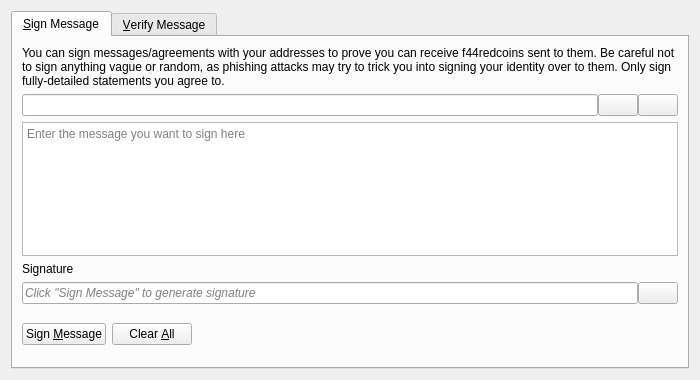
<?xml version="1.0" encoding="UTF-8"?>
<ui version="4.0">
 <class>SignVerifyMessageDialog</class>
 <widget class="QDialog" name="SignVerifyMessageDialog">
  <property name="geometry">
   <rect>
    <x>0</x>
    <y>0</y>
    <width>700</width>
    <height>380</height>
   </rect>
  </property>
  <property name="windowTitle">
   <string>Signatures - Sign / Verify a Message</string>
  </property>
  <property name="modal">
   <bool>true</bool>
  </property>
  <layout class="QVBoxLayout" name="verticalLayout">
   <item>
    <widget class="QTabWidget" name="tabWidget">
     <property name="currentIndex">
      <number>0</number>
     </property>
     <widget class="QWidget" name="tabSignMessage">
      <attribute name="title">
       <string>&amp;Sign Message</string>
      </attribute>
      <layout class="QVBoxLayout" name="verticalLayout_SM">
       <item>
        <widget class="QLabel" name="infoLabel_SM">
         <property name="text">
          <string>You can sign messages/agreements with your addresses to prove you can receive f44redcoins sent to them. Be careful not to sign anything vague or random, as phishing attacks may try to trick you into signing your identity over to them. Only sign fully-detailed statements you agree to.</string>
         </property>
         <property name="textFormat">
          <enum>Qt::PlainText</enum>
         </property>
         <property name="wordWrap">
          <bool>true</bool>
         </property>
        </widget>
       </item>
       <item>
        <layout class="QHBoxLayout" name="horizontalLayout_1_SM">
         <property name="spacing">
          <number>0</number>
         </property>
         <item>
          <widget class="QValidatedLineEdit" name="addressIn_SM">
           <property name="toolTip">
            <string>The F44RedCoin address to sign the message with</string>
           </property>
          </widget>
         </item>
         <item>
          <widget class="QPushButton" name="addressBookButton_SM">
           <property name="toolTip">
            <string>Choose previously used address</string>
           </property>
           <property name="text">
            <string/>
           </property>
           <property name="icon">
            <iconset resource="../f44redcoin.qrc">
             <normaloff>:/icons/address-book</normaloff>:/icons/address-book</iconset>
           </property>
           <property name="shortcut">
            <string>Alt+A</string>
           </property>
           <property name="autoDefault">
            <bool>false</bool>
           </property>
          </widget>
         </item>
         <item>
          <widget class="QPushButton" name="pasteButton_SM">
           <property name="toolTip">
            <string>Paste address from clipboard</string>
           </property>
           <property name="text">
            <string/>
           </property>
           <property name="icon">
            <iconset resource="../f44redcoin.qrc">
             <normaloff>:/icons/editpaste</normaloff>:/icons/editpaste</iconset>
           </property>
           <property name="shortcut">
            <string>Alt+P</string>
           </property>
           <property name="autoDefault">
            <bool>false</bool>
           </property>
          </widget>
         </item>
        </layout>
       </item>
       <item>
        <widget class="QPlainTextEdit" name="messageIn_SM">
         <property name="toolTip">
          <string>Enter the message you want to sign here</string>
         </property>
         <property name="placeholderText">
          <string>Enter the message you want to sign here</string>
         </property>
        </widget>
       </item>
       <item>
        <widget class="QLabel" name="signatureLabel_SM">
         <property name="text">
          <string>Signature</string>
         </property>
         <property name="textFormat">
          <enum>Qt::PlainText</enum>
         </property>
        </widget>
       </item>
       <item>
        <layout class="QHBoxLayout" name="horizontalLayout_2_SM">
         <property name="spacing">
          <number>0</number>
         </property>
         <item>
          <widget class="QLineEdit" name="signatureOut_SM">
           <property name="placeholderText">
            <string>Click "Sign Message" to generate signature</string>
           </property>
           <property name="font">
            <font>
             <italic>true</italic>
            </font>
           </property>
           <property name="readOnly">
            <bool>true</bool>
           </property>
          </widget>
         </item>
         <item>
          <widget class="QPushButton" name="copySignatureButton_SM">
           <property name="toolTip">
            <string>Copy the current signature to the system clipboard</string>
           </property>
           <property name="text">
            <string/>
           </property>
           <property name="icon">
            <iconset resource="../f44redcoin.qrc">
             <normaloff>:/icons/editcopy</normaloff>:/icons/editcopy</iconset>
           </property>
           <property name="autoDefault">
            <bool>false</bool>
           </property>
          </widget>
         </item>
        </layout>
       </item>
       <item>
        <layout class="QHBoxLayout" name="horizontalLayout_3_SM">
         <item>
          <widget class="QPushButton" name="signMessageButton_SM">
           <property name="toolTip">
            <string>Sign the message to prove you own this F44RedCoin address</string>
           </property>
           <property name="text">
            <string>Sign &amp;Message</string>
           </property>
           <property name="icon">
            <iconset resource="../f44redcoin.qrc">
             <normaloff>:/icons/edit</normaloff>:/icons/edit</iconset>
           </property>
           <property name="autoDefault">
            <bool>false</bool>
           </property>
          </widget>
         </item>
         <item>
          <widget class="QPushButton" name="clearButton_SM">
           <property name="toolTip">
            <string>Reset all sign message fields</string>
           </property>
           <property name="text">
            <string>Clear &amp;All</string>
           </property>
           <property name="icon">
            <iconset resource="../f44redcoin.qrc">
             <normaloff>:/icons/remove</normaloff>:/icons/remove</iconset>
           </property>
           <property name="autoDefault">
            <bool>false</bool>
           </property>
          </widget>
         </item>
         <item>
          <spacer name="horizontalSpacer_1_SM">
           <property name="orientation">
            <enum>Qt::Horizontal</enum>
           </property>
           <property name="sizeHint" stdset="0">
            <size>
             <width>40</width>
             <height>48</height>
            </size>
           </property>
          </spacer>
         </item>
         <item>
          <widget class="QLabel" name="statusLabel_SM">
           <property name="font">
            <font>
             <weight>75</weight>
             <bold>true</bold>
            </font>
           </property>
           <property name="text">
            <string/>
           </property>
           <property name="wordWrap">
            <bool>true</bool>
           </property>
          </widget>
         </item>
         <item>
          <spacer name="horizontalSpacer_2_SM">
           <property name="orientation">
            <enum>Qt::Horizontal</enum>
           </property>
           <property name="sizeHint" stdset="0">
            <size>
             <width>40</width>
             <height>48</height>
            </size>
           </property>
          </spacer>
         </item>
        </layout>
       </item>
      </layout>
     </widget>
     <widget class="QWidget" name="tabVerifyMessage">
      <attribute name="title">
       <string>&amp;Verify Message</string>
      </attribute>
      <layout class="QVBoxLayout" name="verticalLayout_VM">
       <item>
        <widget class="QLabel" name="infoLabel_VM">
         <property name="text">
          <string>Enter the receiver's address, message (ensure you copy line breaks, spaces, tabs, etc. exactly) and signature below to verify the message. Be careful not to read more into the signature than what is in the signed message itself, to avoid being tricked by a man-in-the-middle attack. Note that this only proves the signing party receives with the address, it cannot prove sendership of any transaction!</string>
         </property>
         <property name="textFormat">
          <enum>Qt::PlainText</enum>
         </property>
         <property name="alignment">
          <set>Qt::AlignLeading|Qt::AlignLeft|Qt::AlignTop</set>
         </property>
         <property name="wordWrap">
          <bool>true</bool>
         </property>
        </widget>
       </item>
       <item>
        <layout class="QHBoxLayout" name="horizontalLayout_1_VM">
         <property name="spacing">
          <number>0</number>
         </property>
         <item>
          <widget class="QValidatedLineEdit" name="addressIn_VM">
           <property name="toolTip">
            <string>The F44RedCoin address the message was signed with</string>
           </property>
          </widget>
         </item>
         <item>
          <widget class="QPushButton" name="addressBookButton_VM">
           <property name="toolTip">
            <string>Choose previously used address</string>
           </property>
           <property name="text">
            <string/>
           </property>
           <property name="icon">
            <iconset resource="../f44redcoin.qrc">
             <normaloff>:/icons/address-book</normaloff>:/icons/address-book</iconset>
           </property>
           <property name="shortcut">
            <string>Alt+A</string>
           </property>
           <property name="autoDefault">
            <bool>false</bool>
           </property>
          </widget>
         </item>
        </layout>
       </item>
       <item>
        <widget class="QPlainTextEdit" name="messageIn_VM">
          <property name="toolTip">
            <string>The signed message to verify</string>
          </property>
          <property name="placeholderText">
            <string>The signed message to verify</string>
          </property>
        </widget>
       </item>
       <item>
        <widget class="QValidatedLineEdit" name="signatureIn_VM">
          <property name="toolTip">
            <string>The signature given when the message was signed</string>
          </property>
          <property name="placeholderText">
            <string>The signature given when the message was signed</string>
          </property>
        </widget>
       </item>
       <item>
        <layout class="QHBoxLayout" name="horizontalLayout_2_VM">
         <item>
          <widget class="QPushButton" name="verifyMessageButton_VM">
           <property name="toolTip">
            <string>Verify the message to ensure it was signed with the specified F44RedCoin address</string>
           </property>
           <property name="text">
            <string>Verify &amp;Message</string>
           </property>
           <property name="icon">
            <iconset resource="../f44redcoin.qrc">
             <normaloff>:/icons/transaction_0</normaloff>:/icons/transaction_0</iconset>
           </property>
           <property name="autoDefault">
            <bool>false</bool>
           </property>
          </widget>
         </item>
         <item>
          <widget class="QPushButton" name="clearButton_VM">
           <property name="toolTip">
            <string>Reset all verify message fields</string>
           </property>
           <property name="text">
            <string>Clear &amp;All</string>
           </property>
           <property name="icon">
            <iconset resource="../f44redcoin.qrc">
             <normaloff>:/icons/remove</normaloff>:/icons/remove</iconset>
           </property>
           <property name="autoDefault">
            <bool>false</bool>
           </property>
          </widget>
         </item>
         <item>
          <spacer name="horizontalSpacer_1_VM">
           <property name="orientation">
            <enum>Qt::Horizontal</enum>
           </property>
           <property name="sizeHint" stdset="0">
            <size>
             <width>40</width>
             <height>48</height>
            </size>
           </property>
          </spacer>
         </item>
         <item>
          <widget class="QLabel" name="statusLabel_VM">
           <property name="font">
            <font>
             <weight>75</weight>
             <bold>true</bold>
            </font>
           </property>
           <property name="text">
            <string/>
           </property>
           <property name="wordWrap">
            <bool>true</bool>
           </property>
          </widget>
         </item>
         <item>
          <spacer name="horizontalSpacer_2_VM">
           <property name="orientation">
            <enum>Qt::Horizontal</enum>
           </property>
           <property name="sizeHint" stdset="0">
            <size>
             <width>40</width>
             <height>48</height>
            </size>
           </property>
          </spacer>
         </item>
        </layout>
       </item>
      </layout>
     </widget>
    </widget>
   </item>
  </layout>
 </widget>
 <customwidgets>
  <customwidget>
   <class>QValidatedLineEdit</class>
   <extends>QLineEdit</extends>
   <header>qt/qvalidatedlineedit.h</header>
  </customwidget>
 </customwidgets>
 <resources>
  <include location="../f44redcoin.qrc"/>
 </resources>
 <connections/>
</ui>
